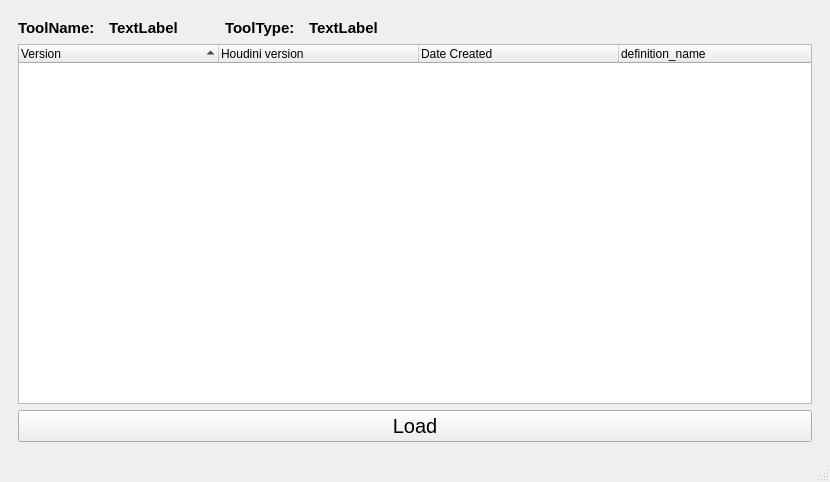
<?xml version="1.0" encoding="UTF-8"?>
<ui version="4.0">
 <class>MainWindow</class>
 <widget class="QMainWindow" name="MainWindow">
  <property name="geometry">
   <rect>
    <x>0</x>
    <y>0</y>
    <width>830</width>
    <height>482</height>
   </rect>
  </property>
  <property name="windowTitle">
   <string>Importer</string>
  </property>
  <widget class="QWidget" name="centralwidget">
   <layout class="QGridLayout" name="verticalLayout">
    <item row="0" column="0">
     <widget class="QWidget" name="verticalWidget" native="true">
      <layout class="QVBoxLayout" name="verticalLayout_2">
       <item>
        <layout class="QHBoxLayout" name="horizontalLayout">
         <item>
          <widget class="QLabel" name="label">
           <property name="font">
            <font>
             <pointsize>11</pointsize>
             <weight>75</weight>
             <bold>true</bold>
            </font>
           </property>
           <property name="text">
            <string>ToolName:  </string>
           </property>
          </widget>
         </item>
         <item>
          <widget class="QLabel" name="label_name">
           <property name="font">
            <font>
             <pointsize>11</pointsize>
             <weight>75</weight>
             <bold>true</bold>
            </font>
           </property>
           <property name="text">
            <string>TextLabel</string>
           </property>
          </widget>
         </item>
         <item>
          <spacer name="horizontalSpacer_2">
           <property name="orientation">
            <enum>Qt::Horizontal</enum>
           </property>
           <property name="sizeType">
            <enum>QSizePolicy::Minimum</enum>
           </property>
           <property name="sizeHint" stdset="0">
            <size>
             <width>41</width>
             <height>20</height>
            </size>
           </property>
          </spacer>
         </item>
         <item>
          <widget class="QLabel" name="label_2">
           <property name="font">
            <font>
             <pointsize>11</pointsize>
             <weight>75</weight>
             <bold>true</bold>
            </font>
           </property>
           <property name="text">
            <string>ToolType:  </string>
           </property>
          </widget>
         </item>
         <item>
          <widget class="QLabel" name="label_type">
           <property name="font">
            <font>
             <pointsize>11</pointsize>
             <weight>75</weight>
             <bold>true</bold>
            </font>
           </property>
           <property name="text">
            <string>TextLabel</string>
           </property>
           <property name="margin">
            <number>0</number>
           </property>
          </widget>
         </item>
         <item>
          <spacer name="horizontalSpacer">
           <property name="orientation">
            <enum>Qt::Horizontal</enum>
           </property>
           <property name="sizeHint" stdset="0">
            <size>
             <width>40</width>
             <height>20</height>
            </size>
           </property>
          </spacer>
         </item>
        </layout>
       </item>
       <item>
        <layout class="QVBoxLayout" name="verticalLayout_3">
         <item>
          <widget class="QTreeWidget" name="tree_widget">
           <property name="alternatingRowColors">
            <bool>true</bool>
           </property>
           <property name="sortingEnabled">
            <bool>true</bool>
           </property>
           <attribute name="headerDefaultSectionSize">
            <number>200</number>
           </attribute>
           <attribute name="headerHighlightSections">
            <bool>false</bool>
           </attribute>
           <attribute name="headerMinimumSectionSize">
            <number>30</number>
           </attribute>
           <attribute name="headerShowSortIndicator" stdset="0">
            <bool>true</bool>
           </attribute>
           <column>
            <property name="text">
             <string>Version</string>
            </property>
           </column>
           <column>
            <property name="text">
             <string>Houdini version</string>
            </property>
           </column>
           <column>
            <property name="text">
             <string>Date Created</string>
            </property>
           </column>
           <column>
            <property name="text">
             <string>definition_name</string>
            </property>
           </column>
          </widget>
         </item>
         <item>
          <widget class="QPushButton" name="load_button">
           <property name="font">
            <font>
             <pointsize>15</pointsize>
            </font>
           </property>
           <property name="text">
            <string>Load</string>
           </property>
          </widget>
         </item>
        </layout>
       </item>
      </layout>
     </widget>
    </item>
   </layout>
  </widget>
  <widget class="QMenuBar" name="menubar">
   <property name="geometry">
    <rect>
     <x>0</x>
     <y>0</y>
     <width>830</width>
     <height>20</height>
    </rect>
   </property>
  </widget>
  <widget class="QStatusBar" name="statusbar"/>
 </widget>
 <resources/>
 <connections/>
</ui>
